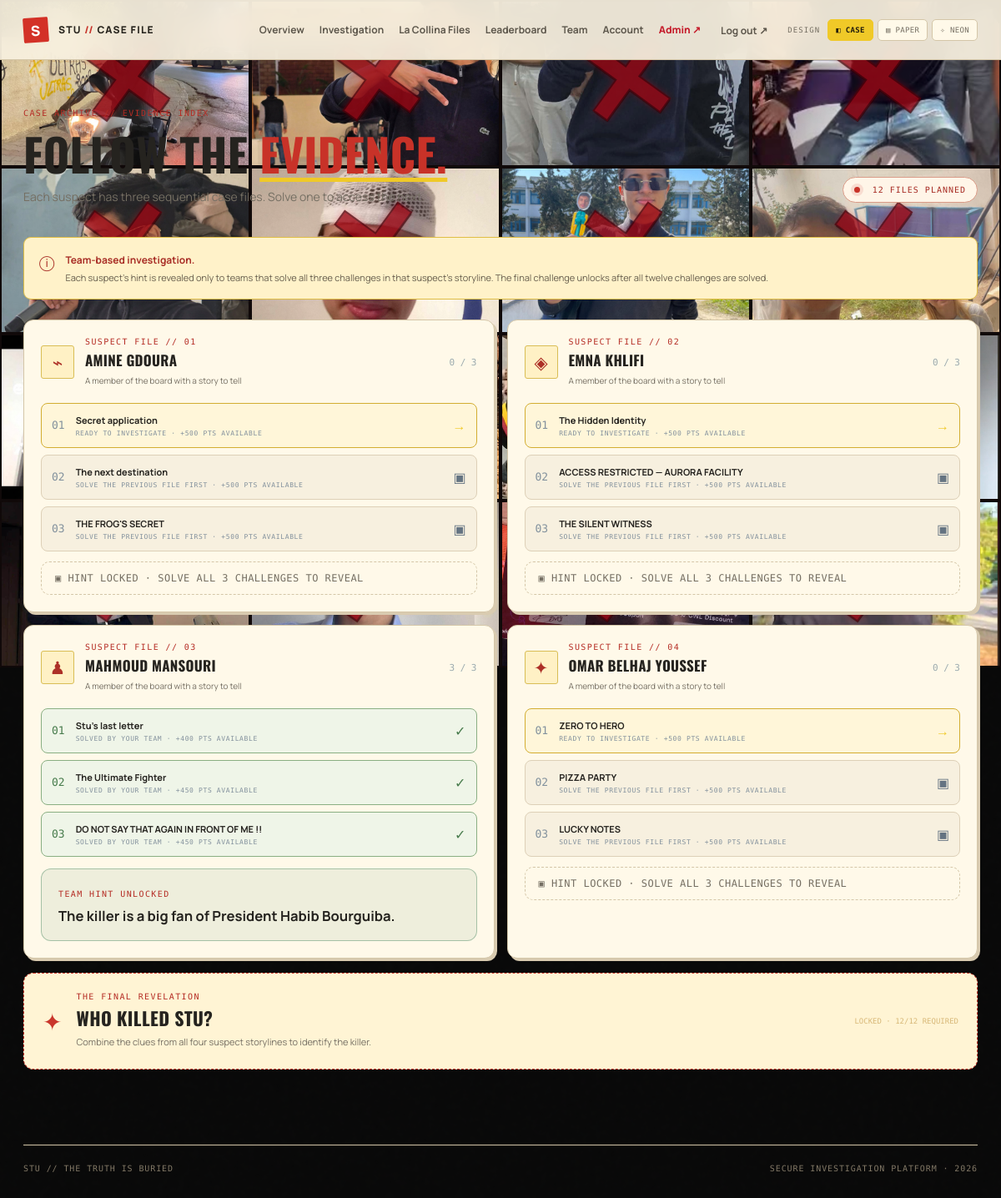
Page /challenges (signed in) on the committed database.
### tables this page shows
CREATE TABLE suspects (
      character_key TEXT PRIMARY KEY,
      name TEXT NOT NULL,
      description TEXT NOT NULL DEFAULT '',
      icon TEXT NOT NULL DEFAULT '♟',
      hint TEXT NOT NULL DEFAULT ''
    );

CREATE TABLE challenges (
      id INTEGER PRIMARY KEY AUTOINCREMENT,
      character_key TEXT NOT NULL,
      slot INTEGER NOT NULL CHECK(slot BETWEEN 1 AND 3),
      title TEXT NOT NULL,
      description TEXT NOT NULL DEFAULT '',
      points INTEGER NOT NULL DEFAULT 500,
      flag_hash TEXT,
      active INTEGER NOT NULL DEFAULT 0,
      UNIQUE(character_key, slot)
    );

### app.py (the view)
@app.route("/challenges")
@login_required
def challenges():
    team = team_for_user(current_user()["id"])
    if not team:
        return redirect(url_for("team"))
    unlocked = db().execute("SELECT 1 FROM final_unlocks WHERE team_id=?", (team["id"],)).fetchone() is not None
    return render_template("challenges.html", groups=challenge_state(team["id"]), final_unlocked=unlocked)

### app.py (called while the page is built)
def db():
    if "db" not in g:
        g.db = sqlite3.connect(DB_PATH)
        g.db.row_factory = sqlite3.Row
        g.db.execute("PRAGMA foreign_keys = ON")
        g.db.execute("PRAGMA busy_timeout = 5000")
    return g.db

def current_user():
    uid = session.get("user_id")
    if not uid:
        return None
    return db().execute("SELECT * FROM users WHERE id=?", (uid,)).fetchone()

def login_required(fn):
    @wraps(fn)
    def wrapped(*args, **kwargs):
        if not current_user():
            return redirect(url_for("login"))
        return fn(*args, **kwargs)
    return wrapped

def team_for_user(user_id):
    return db().execute("""
      SELECT t.* FROM teams t JOIN team_members m ON m.team_id=t.id WHERE m.user_id=?
    """, (user_id,)).fetchone()

def solved_ids(team_id):
    return {r["challenge_id"] for r in db().execute("SELECT challenge_id FROM solves WHERE team_id=?", (team_id,))}

def csrf_token():
    if "_csrf" not in session:
        session["_csrf"] = secrets.token_urlsafe(32)
    return session["_csrf"]

@app.context_processor
def inject_globals():
    photos_dir = os.path.join(APP_DIR, "static", "stu_photos")
    photos = sorted([name for name in os.listdir(photos_dir) if name.lower().endswith((".jpg", ".jpeg", ".png", ".webp"))]) if os.path.isdir(photos_dir) else []
    return {"me": current_user(), "csrf_token": csrf_token,
            "is_admin": bool(current_user() and current_user()["is_admin"]),
            "stu_photos": photos}

@app.before_request
def csrf_protect():
    if request.method == "POST":
        token = request.form.get("_csrf") or request.headers.get("X-CSRF-Token")
        if not token or not hmac.compare_digest(token, session.get("_csrf", "")):
            abort(400, "Invalid or missing security token. Refresh and try again.")

### templates/challenges.html
{% extends "base.html" %}{% block title %}Investigation · STU{% endblock %}{% block content %}
<div class="page-heading"><div><div class="eyebrow">CASE ARCHIVE // EVIDENCE INDEX</div><h1>Follow the <em>evidence.</em></h1><p class="muted">Each suspect has three sequential case files. Solve one to access the next.</p></div><div class="status-pill"><span class="pulse"></span> 12 FILES PLANNED</div></div>
<div class="notice"><span>ⓘ</span><div><strong>Team-based investigation.</strong><p>Each suspect's hint is revealed only to teams that solve all three challenges in that suspect's storyline. The final challenge unlocks after all twelve challenges are solved.</p></div></div>
<div class="character-stack">{% for group in groups %}<section class="character-section"><div class="character-header"><div class="character-icon">{{ group.icon }}</div><div><div class="eyebrow">SUSPECT FILE // {{ "%02d"|format(loop.index) }}</div><h2>{{ group.name }}</h2><p class="muted">{{ group.description }}</p></div><div class="character-count">{{ group.challenges|selectattr('solved')|list|length }} / 3</div></div><div class="challenge-slots">{% for ch in group.challenges %}<a {% if ch.available %}href="{{ url_for('challenge', challenge_id=ch.id) }}"{% endif %} class="challenge-slot {% if ch.solved %}is-solved{% elif ch.available %}is-ready{% else %}is-locked{% endif %}"><div class="slot-number">{{ "%02d"|format(ch.slot) }}</div><div class="slot-info"><strong>{{ ch.title }}</strong><small>{% if ch.solved %}SOLVED BY YOUR TEAM{% elif not ch.published %}NOT PUBLISHED{% elif ch.available %}READY TO INVESTIGATE{% else %}SOLVE THE PREVIOUS FILE FIRST{% endif %} · +{{ ch.current_points }} PTS AVAILABLE</small></div><span class="slot-state">{% if ch.solved %}✓{% elif ch.available %}→{% else %}▣{% endif %}</span></a>{% endfor %}</div>{% if group.hint_unlocked %}<div class="hint-unlocked"><span class="eyebrow">TEAM HINT UNLOCKED</span><p>{{ group.hint }}</p></div>{% else %}<div class="hint-locked">▣ HINT LOCKED · SOLVE ALL 3 CHALLENGES TO REVEAL</div>{% endif %}</section>{% endfor %}</div>
<section class="final-panel {% if final_unlocked %}final-ready{% endif %}"><div class="final-symbol">✦</div><div><div class="eyebrow">THE FINAL REVELATION</div><h2>Who killed Stu?</h2><p class="muted">Combine the clues from all four suspect storylines to identify the killer.</p></div><div class="final-lock">{% if final_unlocked %}<a class="text-link" href="{{ url_for('final_dossier') }}">OPEN FINAL DOSSIER ↗</a>{% else %}LOCKED · 12/12 REQUIRED{% endif %}</div></section>
{% endblock %}

### rows in the picture
suspects: icon "⌁", index "01", name "AMINE GDOURA", description "A member of the board with a story to tell", challenges|selectattr "0", shows "▣ HINT LOCKED · SOLVE ALL 3 CHALLENGES TO REVEAL"
challenges: slot "01", title "Secret application", shows "READY TO INVESTIGATE", current_points "500"
challenges: slot "02", title "The next destination", shows "SOLVE THE PREVIOUS FILE FIRST", current_points "500"
challenges: slot "03", title "THE FROG'S SECRET", shows "SOLVE THE PREVIOUS FILE FIRST", current_points "500"
suspects: icon "◈", index "02", name "EMNA KHLIFI", description "A member of the board with a story to tell", challenges|selectattr "0", shows "▣ HINT LOCKED · SOLVE ALL 3 CHALLENGES TO REVEAL"
challenges: slot "01", title "The Hidden Identity", shows "READY TO INVESTIGATE", current_points "500"
challenges: slot "02", title "ACCESS RESTRICTED — AURORA FACILITY", shows "SOLVE THE PREVIOUS FILE FIRST", current_points "500"
challenges: slot "03", title "THE SILENT WITNESS", shows "SOLVE THE PREVIOUS FILE FIRST", current_points "500"
suspects: icon "♟", index "03", name "MAHMOUD MANSOURI", description "A member of the board with a story to tell", challenges|selectattr "3", hint "The killer is a big fan of President Habib Bourguiba."
challenges: slot "01", title "Stu's last letter", shows "SOLVED BY YOUR TEAM", current_points "400"
challenges: slot "02", title "The Ultimate Fighter", shows "SOLVED BY YOUR TEAM", current_points "450"
challenges: slot "03", title "DO NOT SAY THAT AGAIN IN FRONT OF ME !!", shows "SOLVED BY YOUR TEAM", current_points "450"
suspects: icon "✦", index "04", name "OMAR BELHAJ YOUSSEF", description "A member of the board with a story to tell", challenges|selectattr "0", shows "▣ HINT LOCKED · SOLVE ALL 3 CHALLENGES TO REVEAL"
challenges: slot "01", title "ZERO TO HERO", shows "READY TO INVESTIGATE", current_points "500"
challenges: slot "02", title "PIZZA PARTY", shows "SOLVE THE PREVIOUS FILE FIRST", current_points "500"
challenges: slot "03", title "LUCKY NOTES", shows "SOLVE THE PREVIOUS FILE FIRST", current_points "500"
